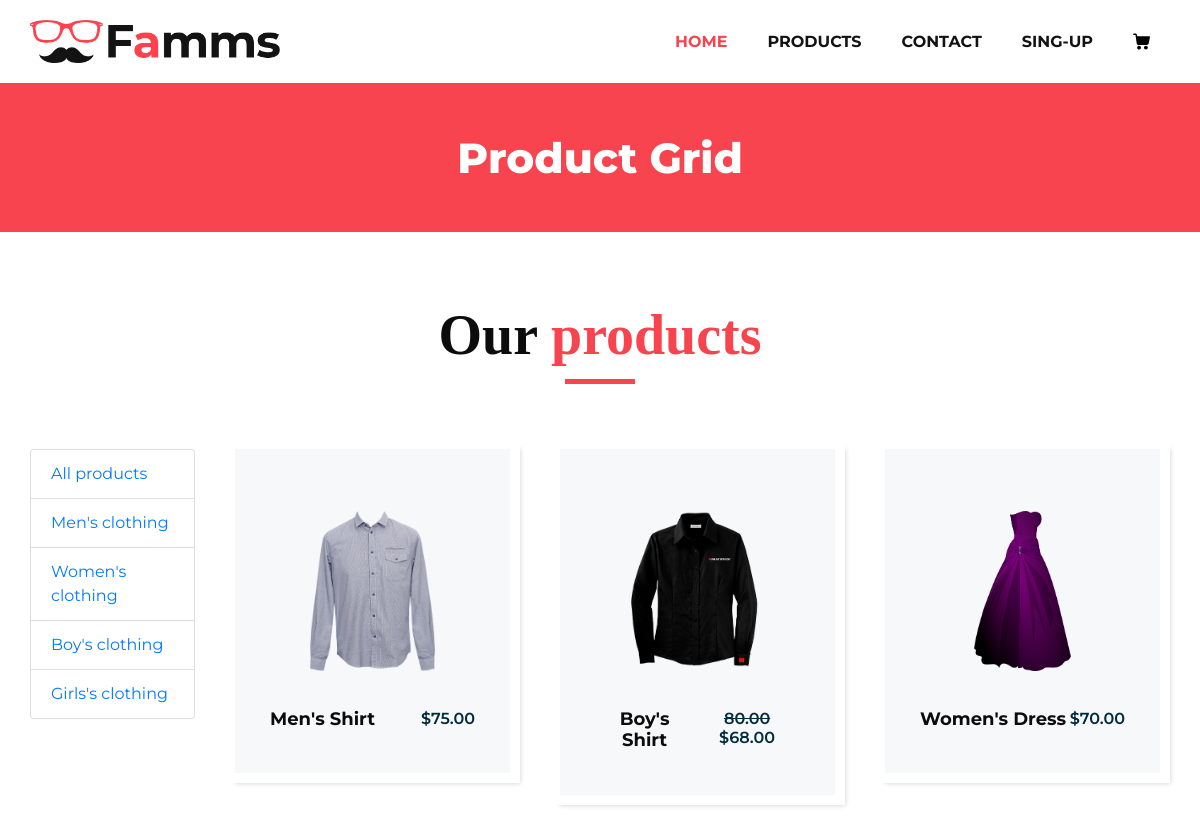
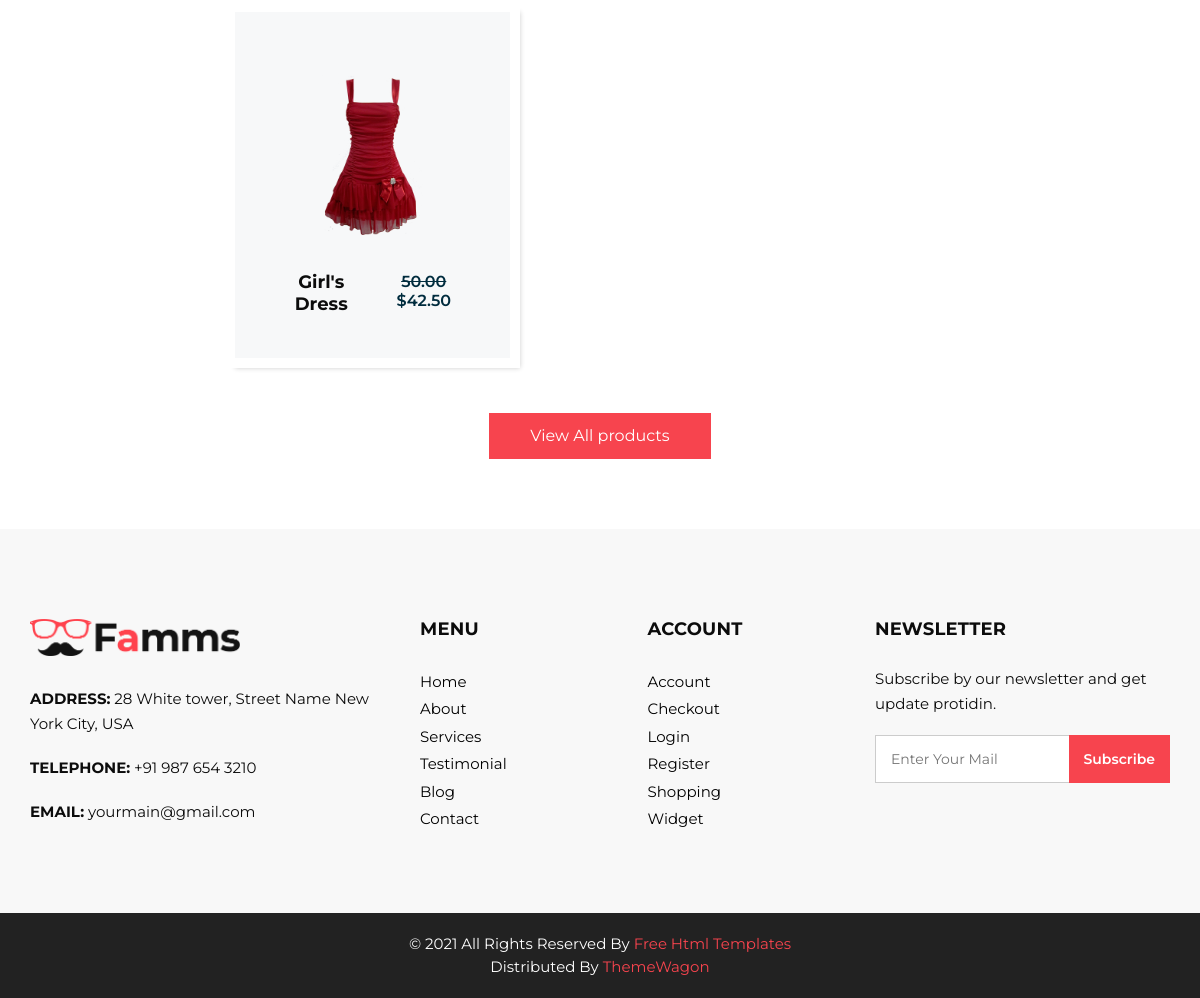
Screenshot of /products/ with the database file from the repository (2 pictures, top to bottom).
### products/models.py (models this page shows, shortened)
class ProductCategory(models.Model):
    name = models.CharField(max_length=100)
    description = models.TextField(null=True, blank=True)

class Product(models.Model):
    name = models.CharField(max_length=100)
    description = models.TextField(null=True, blank=True)
    image = models.ImageField(upload_to="product_images")
    price = models.DecimalField(max_digits=6, decimal_places=2)
    quantity = models.PositiveIntegerField(default=0)
    category = models.ForeignKey(to=ProductCategory, on_delete=models.PROTECT)
    def discount(self):
        try:
            return Discount.objects.get(product=self)
        except Exception:
            return None
    def actual_price(self):
        if self.discount():
            return self.price - ((self.discount().value * self.price) / 100)
        else:
            return self.price

class Discount(models.Model):
    product = models.ForeignKey(to=Product, on_delete=models.CASCADE)
    description = models.TextField(null=True, blank=True)
    value = models.IntegerField()
    active = models.BooleanField(default=True)

### products/views.py (the view)
# urls.py: path('products/', include('products.urls', namespace='products')),
def products(request, category_id=None):
    if category_id:
        products = Product.objects.filter(category=category_id)
    else:
        products = Product.objects.all()
    context = {
        'title': "Famms - products",
        'products': products,
        'categories': ProductCategory.objects.all(),
    }
    return render(request, 'products/products.html', context)

### products/templates/products/products.html (shortened to what this page needs)
{% extends 'base.html' %}
{% load static %}
{% block content %}
    <section class="inner_page_head">
        <div class="container_fuild">
            <div class="row">
                <div class="col-md-12">
                    <div class="full">
                        <h3>Product Grid</h3>
                    </div>
                </div>
            </div>
        </div>
    </section>
    <section class="product_section layout_padding">
        <div class="container">
            <div class="heading_container heading_center">
                <h2>
                    Our <span>products</span>
                </h2>
            </div>
            <div class="row">
                <div class="col-lg-2">
                    <div class="list-group" style="padding-top: 35px">
                        <a href="{% url 'products:index' %}" class="list-group-item">All products</a>
                        {% for category in categories %}
                            <a href="{% url 'products:category' category.id %}" class="list-group-item">{{ category.name }}</a>
                        {% endfor %}
                    </div>
                </div>
                <div class="col-lg-10">
                    <div class="row">
                        {% for product in products %}
                            <div class="col-sm-6 col-md-4 col-lg-4">
                                <div class="box">
                                    <div class="img-box">
                                        <img src="{{ product.image.url }}" alt="">
                                    </div>
                                    <div class="detail-box">
                                        <h5>
                                            {{ product.name }}
                                        </h5>
                                        <h6>
                                            {% if product.discount %}
                                                <s>{{ product.price }}</s>
                                            {% endif %}
                                            ${{ product.actual_price }}
                                        </h6>
                                    </div>
                                </div>
                            </div>
                        {% endfor %}
                    </div>
                </div>
            </div>
            <div class="btn-box">
                <a href="">
                    View All products
                </a>
            </div>
        </div>
    </section>
{% endblock %}

### index/templates/base.html (shortened to what this page needs)
{% load static %}
<!DOCTYPE html>
<html lang="en">
<head>
    <link rel="stylesheet" type="text/css" href="{% static 'css/bootstrap.css' %}"/>
    <link href="{% static 'css/font-awesome.min.css' %}" rel="stylesheet"/>
    <link href="{% static 'css/style.css' %}" rel="stylesheet"/>
    <link href="{% static 'css/responsive.css' %}" rel="stylesheet"/>
</head>
<body>
<header class="header_section">
    <div class="container">
        <nav class="navbar navbar-expand-lg custom_nav-container ">
            <a class="navbar-brand" href="{% url 'index:index' %}"><img width="250" src="{% static 'images/logo.png' %}"
                                                                        alt="#"/></a>
            <div class="collapse navbar-collapse" id="navbarSupportedContent">
                <ul class="navbar-nav">
                    <li class="nav-item active">
                        <a class="nav-link" href="{% url 'index:index' %}">Home </a>
                    </li>
                    <li class="nav-item">
                        <a class="nav-link" href="{% url 'products:index' %}">Products</a>
                    </li>
                    <li class="nav-item">
                        <a class="nav-link" href="{% url 'index:contact' %}">Contact</a>
                    </li>
                    {% if user.is_authenticated %}
                        <li class="nav-item dropdown">
                            <a class="nav-link dropdown-toggle" href="#" data-toggle="dropdown" role="button"
                               aria-haspopup="true" aria-expanded="true"> <span
                                    class="nav-label"> {{ user.username }} <span
                                    class="caret"></span></span></a>
                            <ul class="dropdown-menu">
                                <li><a href={% url 'user:profile' %}>Profile</a></li>
                                <li><a href={% url 'order:orders' %}>Orders</a></li>
                                {% if user.is_superuser or user.is_staff %}
                                    <li><a href={% url 'admin:index' %}>Admin panel</a></li>
                                {% endif %}
                                <li><a href="{% url 'user:logout' %}">Logout</a></li>
                            </ul>
                        </li>
                    {% else %}
                        <li class="nav-item">
                            <a class="nav-link" href="{% url "user:login" %}">Sing-up</a>
                        </li>
                    {% endif %}
                    <li class="nav-item">
                        <a class="nav-link" href="#">
                        </a>
                    </li>
                </ul>
            </div>
        </nav>
    </div>
</header>
{% block content %} {% endblock %}
<footer>
    <div class="container">
        <div class="row">
            <div class="col-md-4">
                <div class="full">
                    <div class="logo_footer">
                        <a href="#"><img width="210" src="{% static 'images/logo.png' %}" alt="#"/></a>
                    </div>
                    <div class="information_f">
                        <p><strong>ADDRESS:</strong> 28 White tower, Street Name New York City, USA</p>
                        <p><strong>TELEPHONE:</strong> +91 987 654 3210</p>
                        <p><strong>EMAIL:</strong> yourmain@gmail.com</p>
                    </div>
                </div>
            </div>
            <div class="col-md-8">
                <div class="row">
                    <div class="col-md-7">
                        <div class="row">
                            <div class="col-md-6">
                                <div class="widget_menu">
                                    <h3>Menu</h3>
                                    <ul>
                                        <li><a href="{% url 'index:index' %}">Home</a></li>
                                        <li><a href="#">About</a></li>
                                        <li><a href="#">Services</a></li>
                                        <li><a href="#">Testimonial</a></li>
                                        <li><a href="#">Blog</a></li>
                                        <li><a href="#">Contact</a></li>
                                    </ul>
                                </div>
                            </div>
                            <div class="col-md-6">
                                <div class="widget_menu">
                                    <h3>Account</h3>
                                    <ul>
                                        <li><a href="#">Account</a></li>
                                        <li><a href="#">Checkout</a></li>
                                        <li><a href="#">Login</a></li>
                                        <li><a href="#">Register</a></li>
                                        <li><a href="#">Shopping</a></li>
                                        <li><a href="#">Widget</a></li>
                                    </ul>
                                </div>
                            </div>
                        </div>
                    </div>
                    <div class="col-md-5">
                        <div class="widget_menu">
                            <h3>Newsletter</h3>
                            <div class="information_f">
                                <p>Subscribe by our newsletter and get update protidin.</p>
                            </div>
                            <div class="form_sub">
                                <form>
                                    <fieldset>
                                        <div class="field">
                                            <input type="email" placeholder="Enter Your Mail" name="email"/>
                                            <input type="submit" value="Subscribe"/>
                                        </div>
                                    </fieldset>
                                </form>
                            </div>
                        </div>
                    </div>
                </div>
            </div>
        </div>
    </div>
</footer>
<div class="cpy_">
    <p class="mx-auto">© 2021 All Rights Reserved By <a href="https://html.design/">Free Html Templates</a><br>
        Distributed By <a href="https://themewagon.com/" target="_blank">ThemeWagon</a>
    </p>
</div>
</body>

### static/css/responsive.css (style rules this page uses)
@media (min-width: 1200px) { .container { max-width: 1170px; } }

### rows the page displays
ProductCategory: name "Men's clothing"
ProductCategory: name "Women's clothing"
ProductCategory: name "Boy's clothing"
ProductCategory: name "Girls's clothing"
Product: image (picture), name "Men's Shirt", actual_price "75.00"
Product: image (picture), name "Boy's Shirt", price "80.00", actual_price "68.00"
Product: image (picture), name "Women's Dress", actual_price "70.00"
Product: image (picture), name "Girl's Dress", price "50.00", actual_price "42.50"
